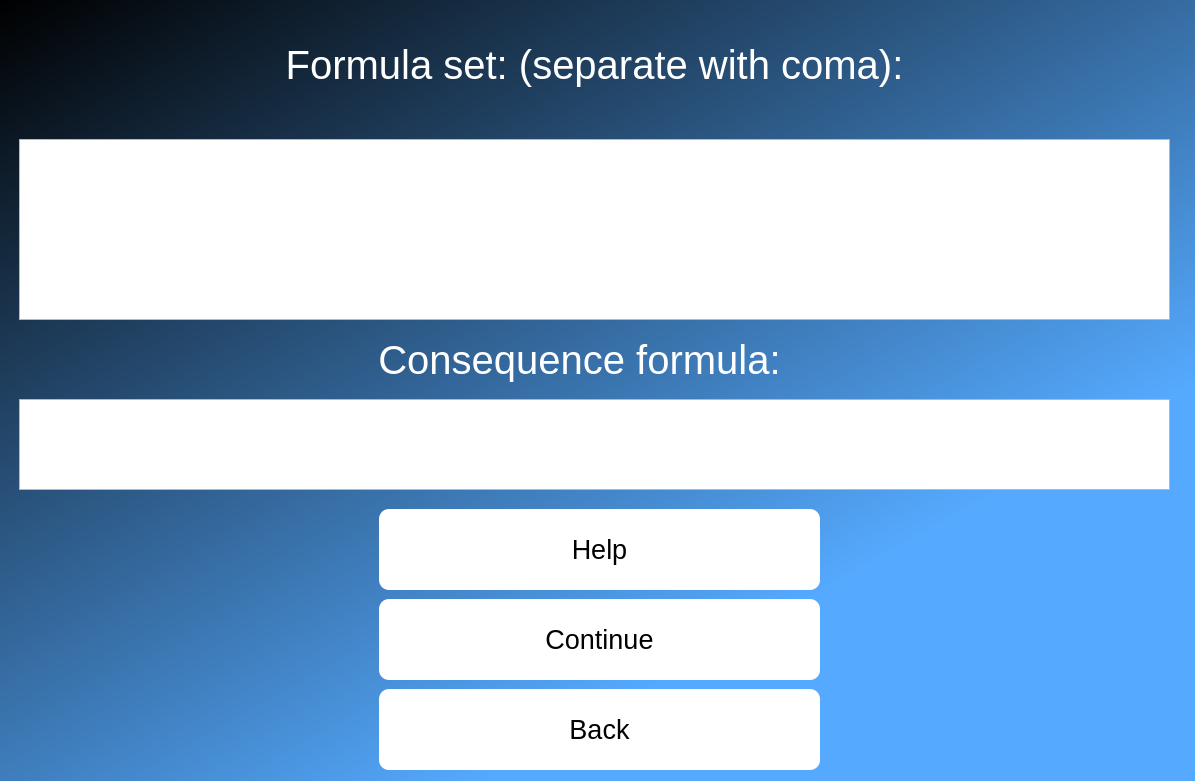
<?xml version="1.0" encoding="UTF-8"?>
<ui version="4.0">
 <class>Dialog</class>
 <widget class="QDialog" name="Dialog">
  <property name="geometry">
   <rect>
    <x>0</x>
    <y>0</y>
    <width>1195</width>
    <height>781</height>
   </rect>
  </property>
  <property name="windowTitle">
   <string>Dialog</string>
  </property>
  <widget class="QWidget" name="widget" native="true">
   <property name="geometry">
    <rect>
     <x>-1</x>
     <y>-1</y>
     <width>1200</width>
     <height>800</height>
    </rect>
   </property>
   <property name="styleSheet">
    <string notr="true">QWidget#widget{
background-color:qlineargradient(spread:pad, x1:0, y1:0, x2:0.653409, y2:0.772727, stop:0 rgba(0, 0, 0, 255), stop:1 rgba(85, 170, 255, 255));}</string>
   </property>
   <widget class="QLabel" name="label">
    <property name="geometry">
     <rect>
      <x>60</x>
      <y>30</y>
      <width>1071</width>
      <height>71</height>
     </rect>
    </property>
    <property name="font">
     <font>
      <pointsize>30</pointsize>
     </font>
    </property>
    <property name="styleSheet">
     <string notr="true">color: rgb(255, 255, 255)</string>
    </property>
    <property name="text">
     <string>Formula set: (separate with coma):</string>
    </property>
    <property name="alignment">
     <set>Qt::AlignCenter</set>
    </property>
   </widget>
   <widget class="QPushButton" name="continue_button">
    <property name="geometry">
     <rect>
      <x>380</x>
      <y>600</y>
      <width>441</width>
      <height>81</height>
     </rect>
    </property>
    <property name="font">
     <font>
      <pointsize>20</pointsize>
     </font>
    </property>
    <property name="styleSheet">
     <string notr="true">color: rgb(0, 0, 0); border-radius: 10px;
background-color: white</string>
    </property>
    <property name="text">
     <string>Continue</string>
    </property>
   </widget>
   <widget class="QPushButton" name="back_button">
    <property name="geometry">
     <rect>
      <x>380</x>
      <y>690</y>
      <width>441</width>
      <height>81</height>
     </rect>
    </property>
    <property name="font">
     <font>
      <pointsize>20</pointsize>
     </font>
    </property>
    <property name="styleSheet">
     <string notr="true">color: rgb(0, 0, 0); border-radius: 10px;
background-color: white</string>
    </property>
    <property name="text">
     <string>Back</string>
    </property>
   </widget>
   <widget class="QLabel" name="label_2">
    <property name="geometry">
     <rect>
      <x>110</x>
      <y>290</y>
      <width>941</width>
      <height>141</height>
     </rect>
    </property>
    <property name="font">
     <font>
      <pointsize>30</pointsize>
     </font>
    </property>
    <property name="styleSheet">
     <string notr="true">color: rgb(255, 255, 255)</string>
    </property>
    <property name="text">
     <string>Consequence formula:</string>
    </property>
    <property name="alignment">
     <set>Qt::AlignCenter</set>
    </property>
   </widget>
   <widget class="QTextEdit" name="formula_set_text_edit">
    <property name="geometry">
     <rect>
      <x>20</x>
      <y>140</y>
      <width>1151</width>
      <height>181</height>
     </rect>
    </property>
    <property name="font">
     <font>
      <pointsize>16</pointsize>
     </font>
    </property>
   </widget>
   <widget class="QTextEdit" name="consequence_formula_text_edit">
    <property name="geometry">
     <rect>
      <x>20</x>
      <y>400</y>
      <width>1151</width>
      <height>91</height>
     </rect>
    </property>
    <property name="font">
     <font>
      <pointsize>16</pointsize>
     </font>
    </property>
   </widget>
   <widget class="QPushButton" name="help_button">
    <property name="geometry">
     <rect>
      <x>380</x>
      <y>510</y>
      <width>441</width>
      <height>81</height>
     </rect>
    </property>
    <property name="font">
     <font>
      <pointsize>20</pointsize>
     </font>
    </property>
    <property name="styleSheet">
     <string notr="true">color: rgb(0, 0, 0); border-radius: 10px;
background-color: white</string>
    </property>
    <property name="text">
     <string>Help</string>
    </property>
   </widget>
  </widget>
 </widget>
 <resources/>
 <connections/>
</ui>
